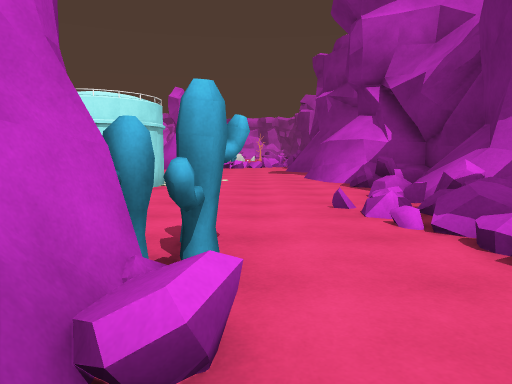
View 1 (above)

24 first-person views from a walk through a scene from a Unity 3-D project. The camera is 1.3 m above the floor, tilts 6° down and sees 70° across. The floor is counted in squares, 2 m on a side. Each view is taken from the middle of a square. On the plan, view 1 faces up. The plan holds only what a view shows up to about 11 squares ahead; the rest is blank. The place goes on beyond the plan. Some animated figures are not drawn.

View 2
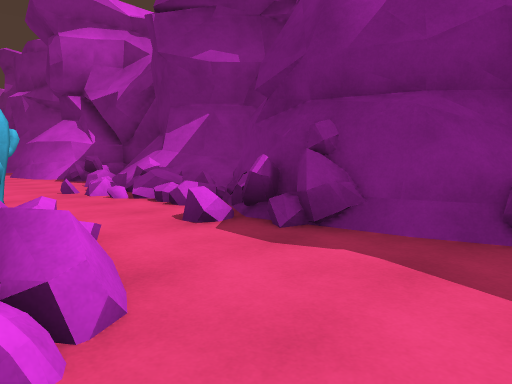

View 3
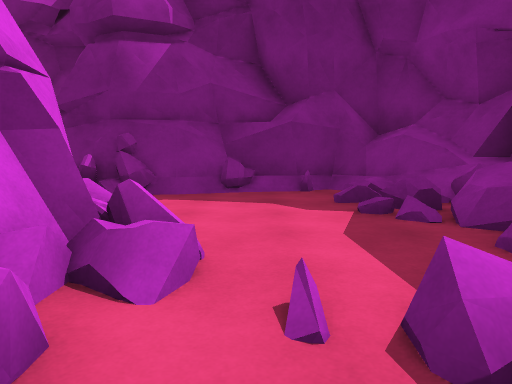

View 4
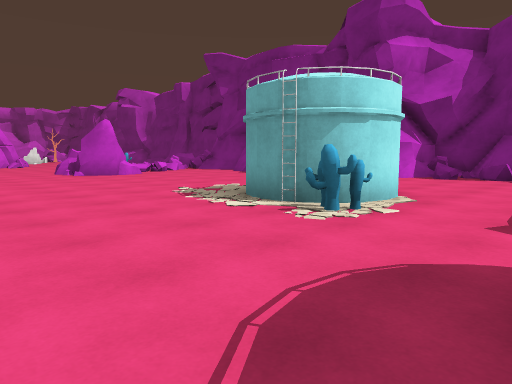

View 5
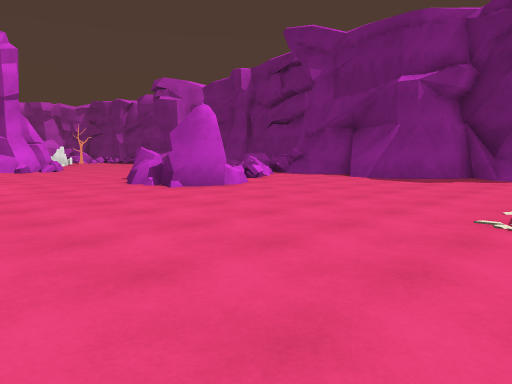

View 6
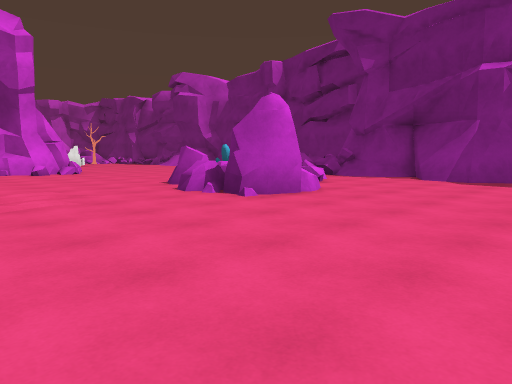

View 7
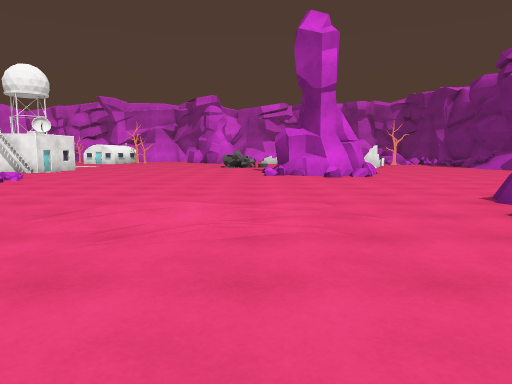

View 8
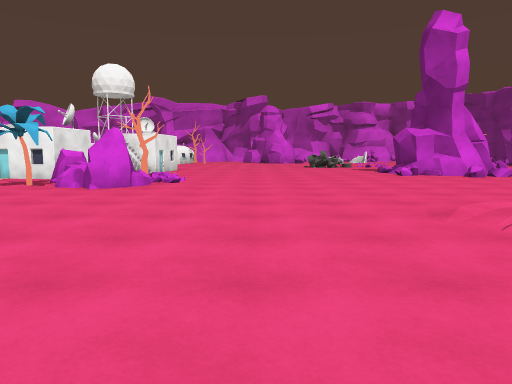

View 9
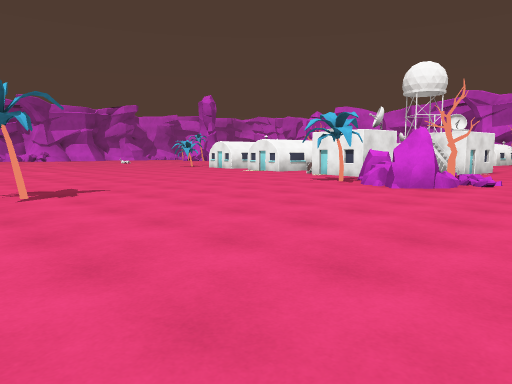

View 10
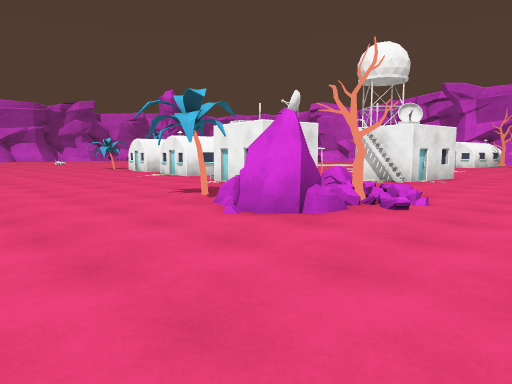

View 11
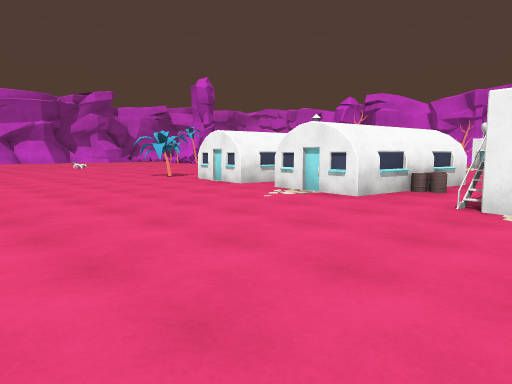

View 12
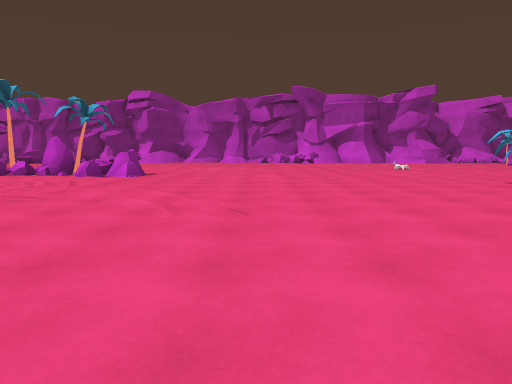

View 13
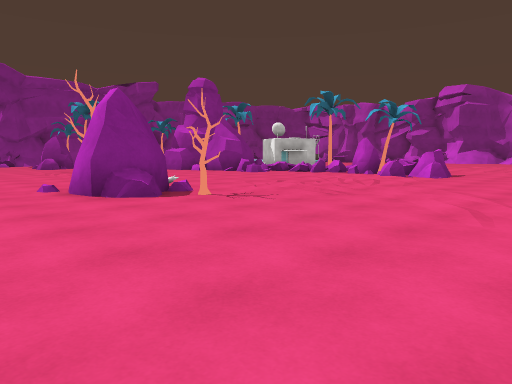

View 14
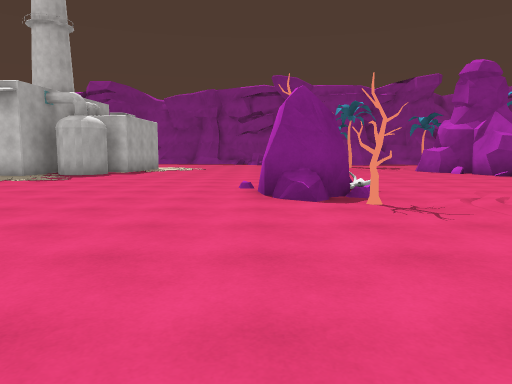

View 15
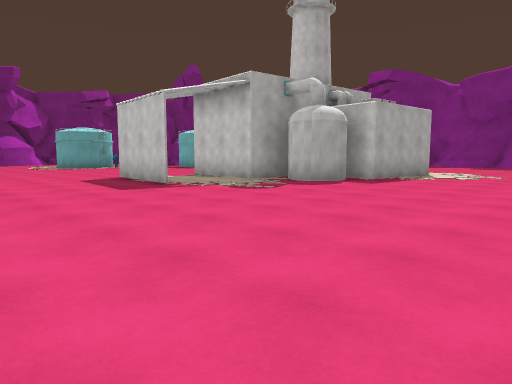

View 16
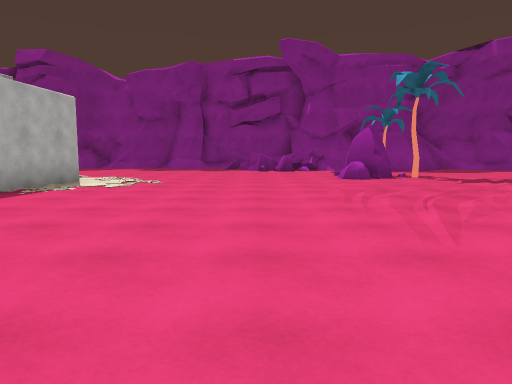

View 17
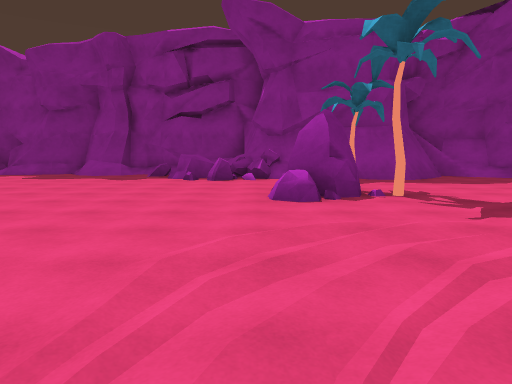

View 18
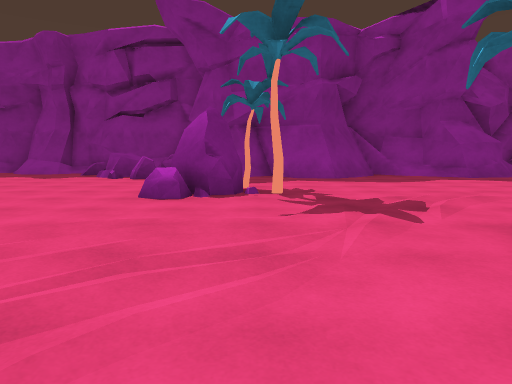

View 19
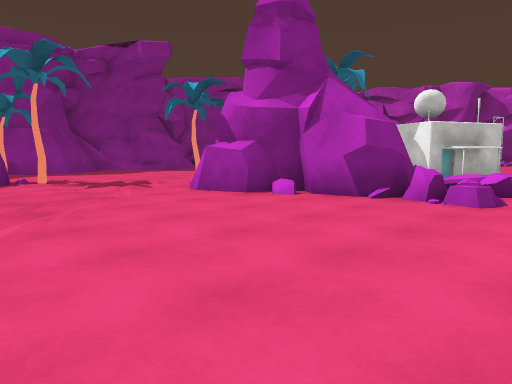

View 20
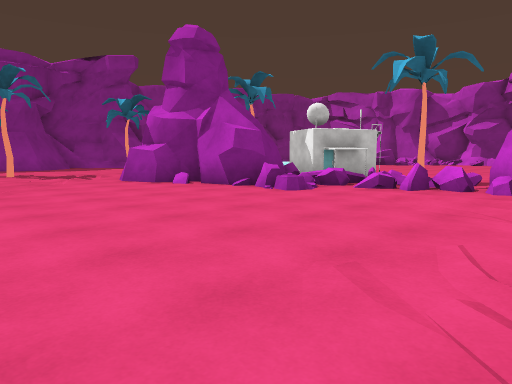

View 21
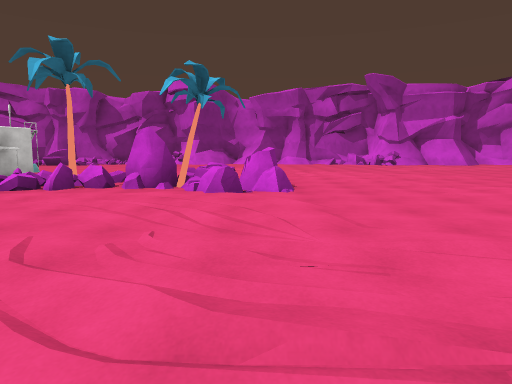

View 22
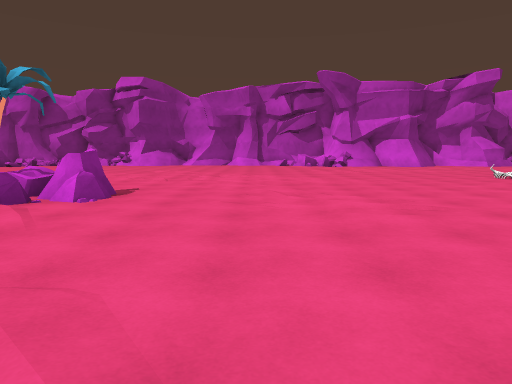

View 23
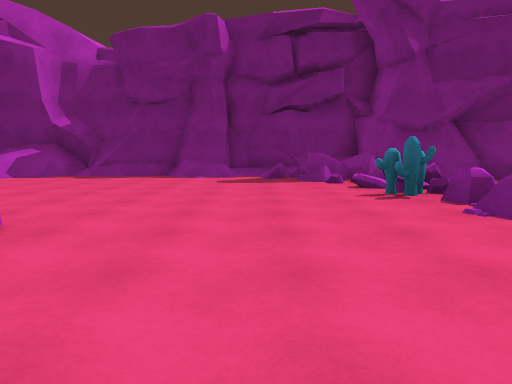

View 24
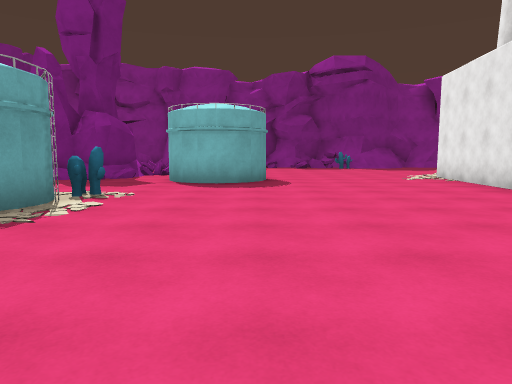

### Floor plan
Key: @ floor where view 1 was taken; # wall or solid block; x gap in a wall; . main floor; : floor 0.25 m higher than the main floor; + floor 0.5 m higher than the main floor; / step, stairs or slope; = window, fence, low wall or low ledge; ^ raised ledge; C cactus; R rock; B building; T tree.
Columns run from 35 left of view 1 to 4 right of it. Each row starts with its distance up from view 1.
 27                     BB.             ..##
 26                B.  #B..            ..../
 25      ..     B  BB   B...         ......#
 24 .#   ...TT.BB.BB.  B ........=##.......#
 23 .... ....T.....B.BBB  ........//.......#
 22 ...................RRT:................#
 21 ....................RR.................#
 20 ...................T.R...............#=#
 19 ..................................C+x^=#
 18 ....../.........................RRC==###
 17 ............................/..RRR==.##
 16 ...............................R  #../#
 15 ...............................R#....##
 14 .....R............T....... ..........##
 13 ...  TR......T...........  ..........##
 12     RR.......RR.......................#
 11     ##.......T........................#
 10     T=...............###.............##
  9     ==.................  ......   ...##
  8   BBB=#R................ ......###.../#
  7    B####.............###.......###...=#
  6    BB  #...........### #.......C......#
  5     T  ##..........#   #.............=##
  4        #T.........##   #.............=##
  3        ...........#    #....###. #C..==#
  2       .............    #....  ..###C.###
  1       ....TR........   .....   ####.=##
  0      .....TR........            ###@.##
 -1     ....... .......             =##../#
 -2     ....... .......            .......#
 -3    ##../##./===.....            #.....#
 -4    ##//#######^=....             ^==#=#

Where each view was taken, in squares from view 1:
view 1: 0 up, 0 right, facing up
view 2: 2 down, 1 left, facing up-right
view 3: 2 down, 4 left, facing right
view 4: 4 up, 8 left, facing up-right
view 5: 9 up, 8 left, facing up-right
view 6: 11 up, 8 left, facing up-right
view 7: 13 up, 7 left, facing up
view 8: 13 up, 11 left, facing up
view 9: 13 up, 11 left, facing up-left
view 10: 17 up, 11 left, facing up-left
view 11: 18 up, 17 left, facing up-left
view 12: 18 up, 19 left, facing left
view 13: 18 up, 19 left, facing down-left
view 14: 18 up, 21 left, facing down
view 15: 14 up, 21 left, facing down-right
view 16: 11 up, 21 left, facing down
view 17: 7 up, 23 left, facing down
view 18: 7 up, 25 left, facing down
view 19: 10 up, 23 left, facing down-left
view 20: 13 up, 23 left, facing down-left
view 21: 14 up, 23 left, facing left
view 22: 17 up, 24 left, facing left
view 23: 21 up, 7 left, facing right
view 24: 12 up, 7 left, facing down
